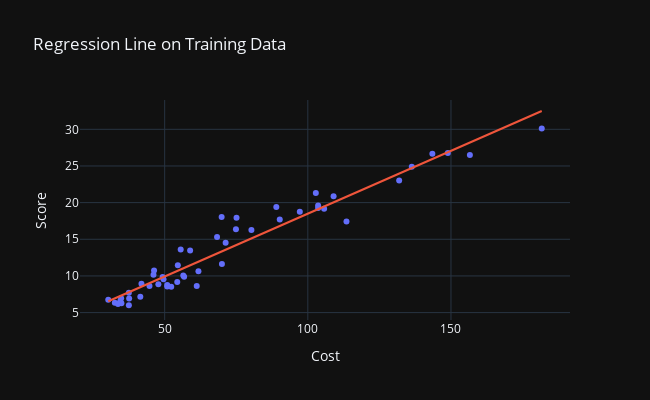

The code cell stored with this chart in its notebook:
### Markdown cell above
### Visualize Results

### Code cell
# Exrtact parameters
b0 = lr.params[0]
b1 = lr.params[1]

# Plot the fitted line on the training data 
import plotly.graph_objects as go
fig = px.scatter(x=X_train, y=y_train, template="plotly_dark", height=400, width=650, title="Regression Line on Training Data")
fig.add_traces(go.Scatter(x=X_train, y=b0+ b1*X_train,showlegend=False))
fig.update_layout(
    xaxis_title="Cost",
    yaxis_title="Score",

)
fig.show()

### Figure 1 — Plotly figure (JSON) as saved in the notebook; plotly's stock layout.template omitted (floating-point values rounded to 4 significant figures)
{"data": [{"hovertemplate": "x=%{x}<br>y=%{y}<extra></extra>", "legendgroup": "", "marker": {"color": "#636efa", "symbol": "circle"}, "mode": "markers", "name": "", "orientation": "v", "showlegend": false, "type": "scatter", "x": [105.7, 109, 75.1, 90.2, 54.6, 41.9, 49.6, 69.9, 103.6, 113.5, 61.8, 37.5, 56.8, 55.6, 143.5, 52.3, 156.6, 56.5, 37.6, 71.3, 148.9, 46.3, 74.9, 103.6, 37.5, 70, 41.5, 89, 30.3, 61.2, 102.8, 181.7, 34.5, 50.9, 32.6, 50.9, 58.9, 34.8, 46.1, 131.9, 44.7, 34.9, 80.3, 47.8, 136.3, 54.4, 97.2, 68.3, 49.3, 33.7], "xaxis": "x", "y": [19.17, 20.86, 17.95, 17.71, 11.47, 8.94, 9.56, 18.04, 19.26, 17.41, 10.64, 6, 9.89, 13.61, 26.65, 8.54, 26.5, 10.05, 6.92, 14.52, 26.78, 10.74, 16.38, 19.61, 7.72, 11.63, 7.16, 19.39, 6.76, 8.64, 21.3, 30.1, 6.56, 8.77, 6.33, 8.56, 13.46, 6.96, 10.15, 23.01, 8.61, 6.26, 16.25, 8.87, 24.88, 9.17, 18.77, 15.31, 9.86, 6.16], "yaxis": "y"}, {"showlegend": false, "type": "scatter", "x": [105.7, 109, 75.1, 90.2, 54.6, 41.9, 49.6, 69.9, 103.6, 113.5, 61.8, 37.5, 56.8, 55.6, 143.5, 52.3, 156.6, 56.5, 37.6, 71.3, 148.9, 46.3, 74.9, 103.6, 37.5, 70, 41.5, 89, 30.3, 61.2, 102.8, 181.7, 34.5, 50.9, 32.6, 50.9, 58.9, 34.8, 46.1, 131.9, 44.7, 34.9, 80.3, 47.8, 136.3, 54.4, 97.2, 68.3, 49.3, 33.7], "y": [19.47, 20.04, 14.23, 16.82, 10.71, 8.537, 9.856, 13.34, 19.11, 20.81, 11.95, 7.782, 11.09, 10.88, 25.95, 10.32, 28.2, 11.04, 7.799, 13.58, 26.88, 9.291, 14.19, 19.11, 7.782, 13.35, 8.468, 16.61, 6.548, 11.84, 18.98, 32.5, 7.268, 10.08, 6.942, 10.08, 11.45, 7.32, 9.256, 23.96, 9.016, 7.337, 15.12, 9.548, 24.72, 10.68, 18.02, 13.06, 9.805, 7.131]}], "layout": {"height": 400, "legend": {"tracegroupgap": 0}, "title": {"text": "Regression Line on Training Data"}, "width": 650, "xaxis": {"anchor": "y", "domain": [0, 1], "title": {"text": "Cost"}}, "yaxis": {"anchor": "x", "domain": [0, 1], "title": {"text": "Score"}}}}
